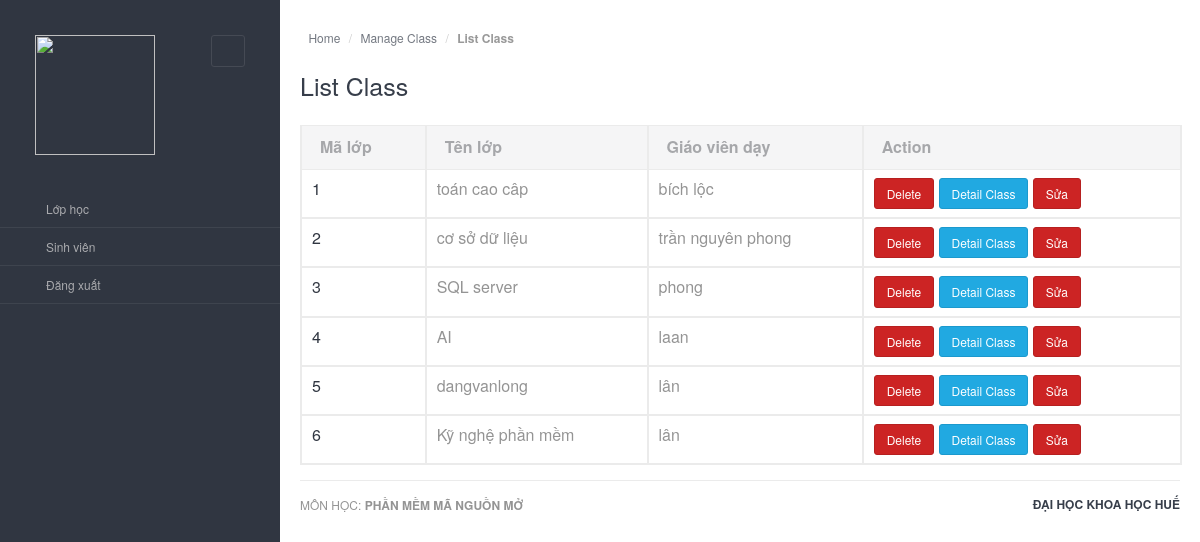
The page /list-class (signed in) on the database as committed earlier.
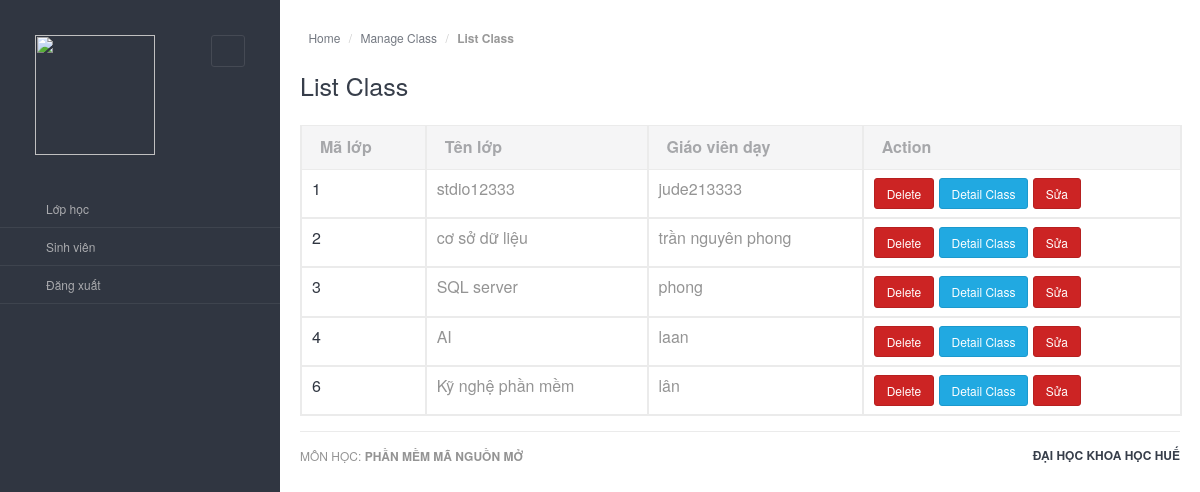
The same page on the database as committed later.
### app/models.py (models this page shows, shortened)
class Class(db.Model):
    id = db.Column(db.Integer, primary_key=True)
    name = db.Column(db.String(100), nullable = False)
    teacher_name = db.Column(db.String(100), nullable = False)

### app/routes_class.py (the view)
@app.route('/list-class')
@login_required
def class_manager():
    list_class = Class.query.all()
    user = Student.query.get(current_user.id)
    return render_template('class_view.html',title="List class",user=user,list_class=list_class)

### app/models.py (called while the page is built)
@login.user_loader
def loader_id(id):
    return Admin.query.get(int(id))

### app/templates/class_view.html (shortened to what this page needs)
{% extends "layouts/adminbase.html" %} {% block content %}
<div class="main-content">
    <div class="row">
        <div class="col-md-6 col-sm-8 clearfix">
        </div>
    </div>
    <ol class="breadcrumb bc-3">
        <li>
            <a href="#"><i class="fa-home"></i>Home</a>
        </li>
        <li><a href="#">Manage Class</a></li>
        <li class="active"><strong>List Class</strong></li>
    </ol>
    <h2>List Class</h2>
    <br />
    <table class="table table-bordered datatable" id="table-1">
        <thead>
            <th>Mã lớp</th>
            <th>Tên lớp</th>
            <th>Giáo viên dạy</th>
            <th>Action</th>
        </thead>
        <tbody>
            {% for class in list_class %}
            <tr>
                <th scope="row">
                    {{ class.id }}
                </th>
                <td>
                    {{ class.name }}
                </td>
                <td>
                    {{ class.teacher_name }}
                </td>
                <td>
                    <button class="btn btn-danger" type="button" onclick="delete_class('{{class.id}}')">Delete</button>
                    <button class="btn btn-info" type="button" onclick='window.open( "detail-class?class_id={{class.id}}", "_self")'>
                        Detail Class
                    </button>
                    <button class="btn btn-danger" type="button" onclick='window.open("search-class?class_id={{class.id}}")'>Sửa</button>
                </td>
            </tr>
            {% endfor %}
        </tbody>
    </table>
    {% endblock %}

Rows that differ between the two databases and show on the page:
removed Class: id "5", name "dangvanlong", teacher_name "lân"
changed Class id 1: name "toán cao câp" → "stdio12333"; teacher_name "bích lộc" → "jude213333"
